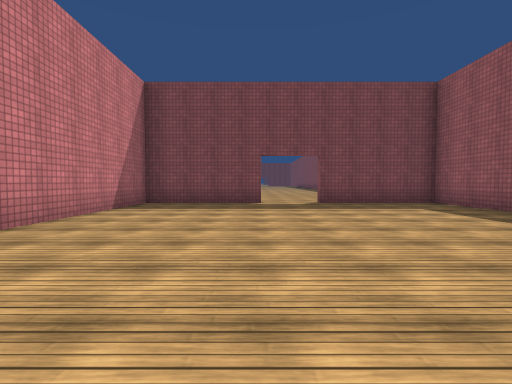
View 1 (above)

17 first-person views from a walk through a scene from a Unity 3-D project. The camera is 1.2 m above the floor, tilts 2° down and sees 85° across. The floor is counted in squares, 2 m on a side. Each view is taken from the middle of a square. On the plan, view 1 faces up. The plan holds only what a view shows up to about 9 squares ahead; the rest is blank. The place goes on beyond the plan. The player is left out. Surface patterns are stand-ins for the level's own textures.

View 2
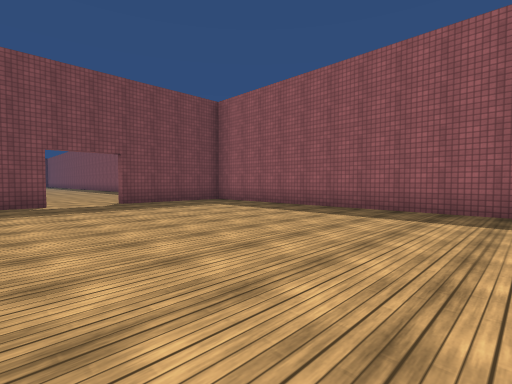

View 3
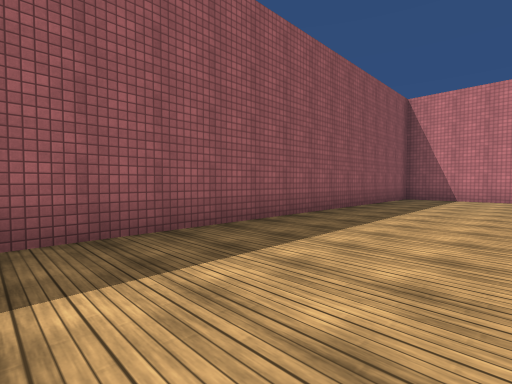

View 4
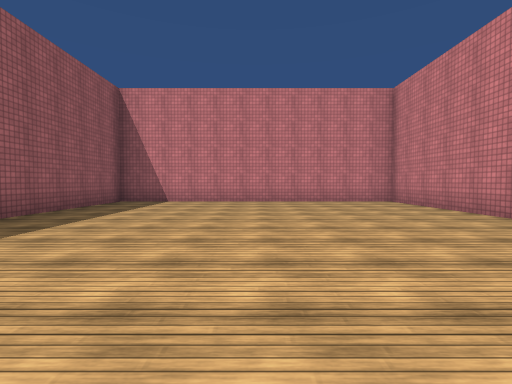

View 5
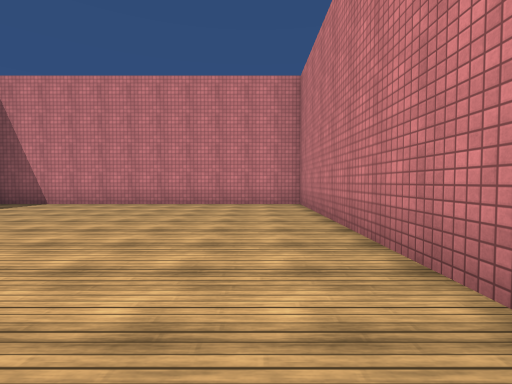

View 6
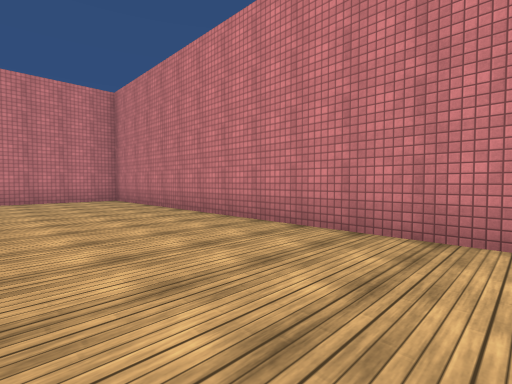

View 7
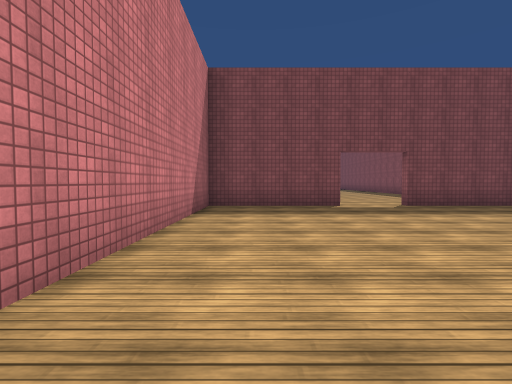

View 8
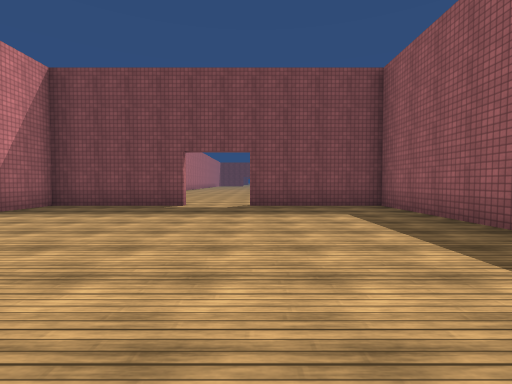

View 9
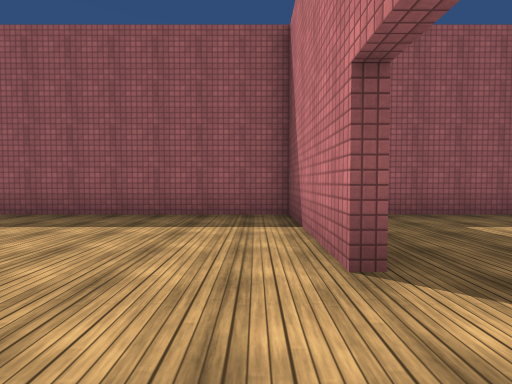

View 10
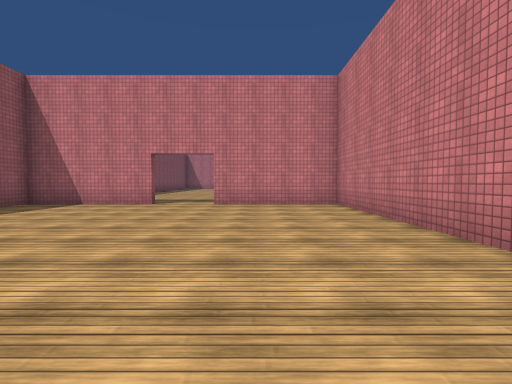

View 11
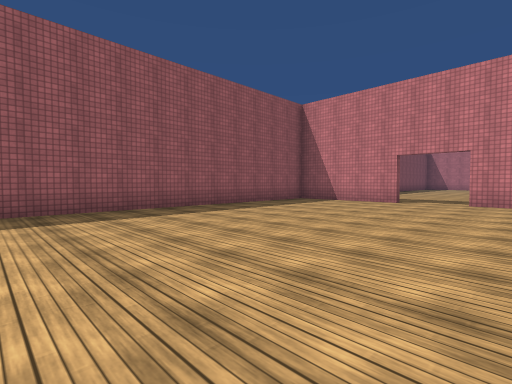

View 12
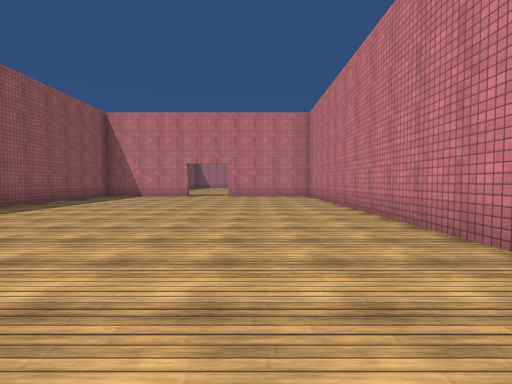

View 13
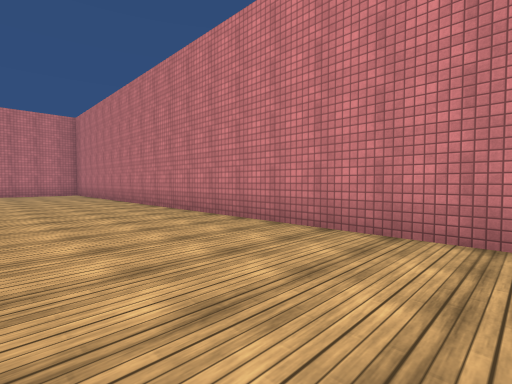

View 14
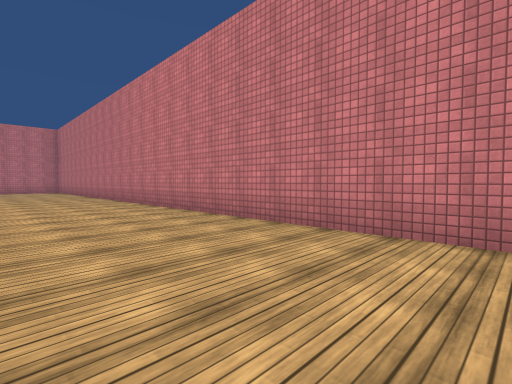

View 15
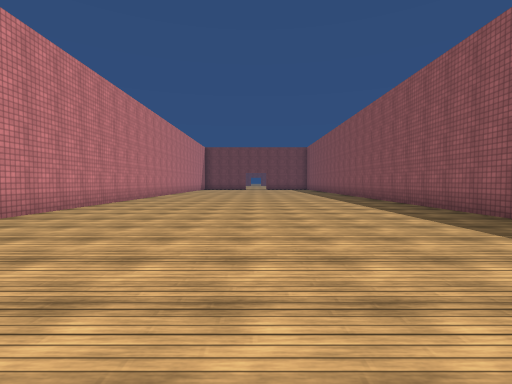

View 16
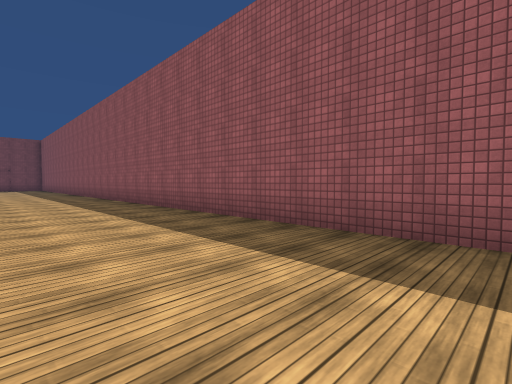

View 17
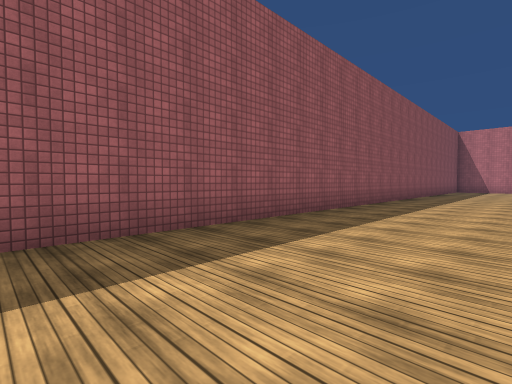

### Floor plan
Points are (right, up) in squares from view 1. A wall is a line through its corners. A room is listed if a view was taken in it or the views show most of it. See-through windows are left out.
Room 1 (views 1, 2, 3, 4, 5, 6, 7, 8)
walls: (0.2, 8.1) (-3.2, 8.1) (-3.2, -8.7) (5.2, -8.7) (5.2, 8.1) (1.9, 8.1) (1.9, 8.4)
ways out: opening at (1, 8) to room 2
Room 2 (views 9, 10, 11, 12, 13, 14, 15, 16, 17)
walls: (-3.2, 28) (-3.2, 8.4) (0.2, 8.4); (1.9, 8.4) (5.2, 8.4) (5.2, 28)
ways out: opening at (1, 8) to room 1

Where each view was taken, in squares from view 1:
view 1: 0 up, 0 right, facing up
view 2: 0 up, 1 left, facing up-right
view 3: 2 up, 2 right, facing down-right
view 4: 0 up, 1 right, facing down
view 5: 1 down, 2 left, facing down
view 6: 1 up, 0 right, facing down-left
view 7: 1 up, 2 left, facing up
view 8: 1 up, 2 right, facing up
view 9: 9 up, 0 right, facing right
view 10: 16 up, 1 left, facing down
view 11: 17 up, 1 left, facing down-right
view 12: 20 up, 1 left, facing down
view 13: 23 up, 0 right, facing down-left
view 14: 27 up, 0 right, facing down-left
view 15: 19 up, 1 right, facing up
view 16: 18 up, 2 right, facing up-right
view 17: 28 up, 2 right, facing down-right
